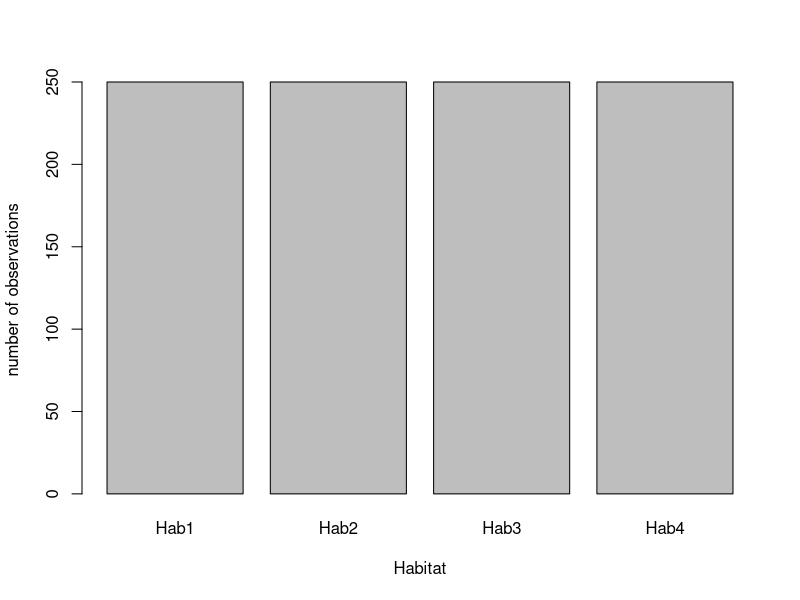
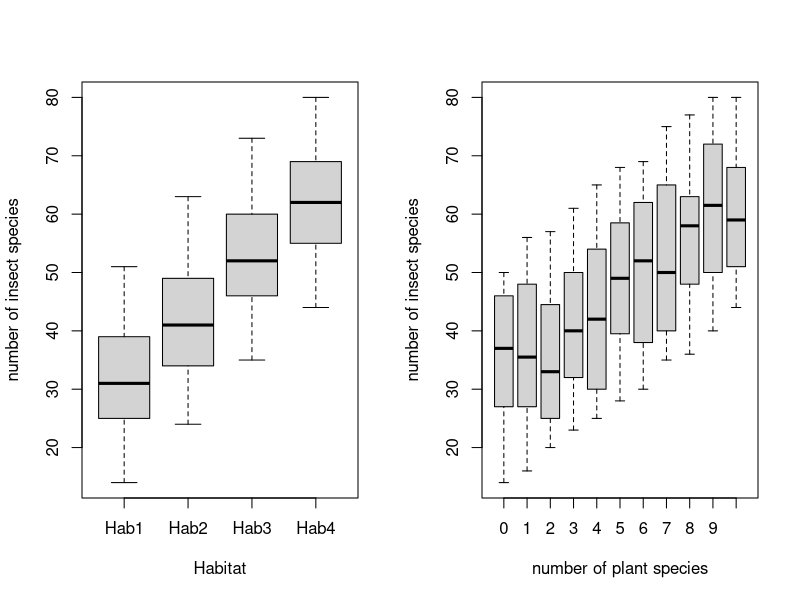

The R script that drew these images, in order:
## ---- chunk 1
knitr::opts_chunk$set(echo = TRUE)
## ---- chunk 2
library(readxl)
#only needed to create the data
#which you don't need to do
#library(xlsx)
## ---- chunk 3
fakedata <- read_excel("fakedata.xlsx")
## ---- chunk 4
head(fakedata)
## ---- chunk 5
barplot(table(fakedata$habitat),ylab="number of observations",xlab="Habitat")
## ---- chunk 6
par(mfrow=c(1,2))
boxplot(fakedata$nspI~fakedata$habitat,ylab="number of insect species",xlab="Habitat")
boxplot(fakedata$nspI~fakedata$nspP,ylab="number of insect species",xlab="number of plant species")
## ---- chunk 7
fakedata <- read_excel("fakedata.xlsx")
## ---- chunk 8
fakedata <- read_excel("fakedata2.xlsx")
